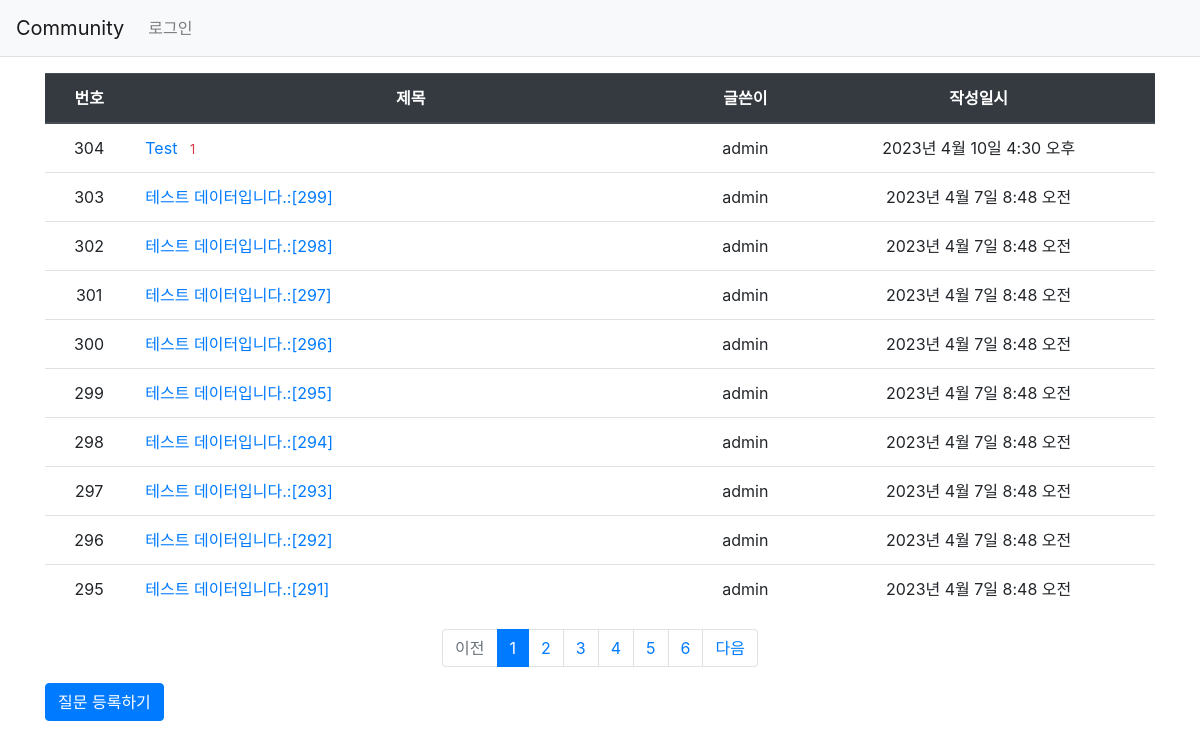
The page / on the database its author committed.
### community/models.py (models this page shows, shortened)
class Question(models.Model):
    author = models.ForeignKey(User, on_delete=models.CASCADE)
    subject = models.CharField(max_length=200)
    content = models.TextField()    #글자수 제한이 없는 데이터
    modify_date = models.DateTimeField(null=True, blank=True)
    create_date = models.DateTimeField()

### community/views.py (the view)
# urls.py: path('', views.index, name='index'),
def index(request):
    page = request.GET.get('page','1')  # 페이지
    question_list = Question.objects.order_by('-create_date')
    paginator = Paginator(question_list, 10)    # 페이지당 10개씩 보여 주기
    page_obj = paginator.get_page(page)
    context = {'question_list': page_obj}
    return render(request,'community/question_list.html', context)

### community/templatetags/community_filter.py (called while the page is built)
@register.filter
def sub(value, arg):
        return value - arg

### templates/community/question_list.html
{% extends 'base.html' %}
{% load community_filter %}
{% block content %}
<div class="container my-3">
    <table class="table">
        <thead>
        <tr class="text-center thead-dark">
            <th>번호</th>
            <th style="width:50%">제목</th>
            <th>글쓴이</th>
            <th>작성일시</th>
        </tr>
        </thead>
        <tbody>
        {% if question_list %}
        {% for question in question_list %}
        <tr class="text-center">
            <td>{{ question_list.paginator.count|sub:question_list.start_index|sub:forloop.counter0|add:1}}</td>
            <td class="text-left">
                <a href="{% url 'community:detail' question.id %}">{{ question.subject }}</a>
                {% if question.answer_set.count > 0 %}
                <span class="text-danger small ml-2">
                    {{ question.answer_set.count }}
                </span>
                {% endif %}
            </td>
            <td>{{ question.author.username }}</td>
            <td>{{ question.create_date }}</td>
        </tr>
        {% endfor %}
        {% else %}
        <tr>
            <td colspan="3">질문이 없습니다.</td>
        </tr>
        {% endif %}
        </tbody>
    </table>
    <ul class="pagination justify-content-center">
        {% if question_list.has_previous %}
        <li class="page-item">
            <a class="page-link" href="?page={{ question_list.previous_page_number }}">이전</a>
        </li>
        {% else %}
        <li class="page-item disabled">
            <a class="page-link" tabindex="-1" aria-disabled="true" href="#">이전</a>
        </li>
        {% endif %}
        {% for page_number in question_list.paginator.page_range %}
        {% if page_number >= question_list.number|add:-5 and page_number <= question_list.number|add:5 %}
            {% if page_number == question_list.number %}
            <li class="page-item active" aria-current="page">
                <a class="page-link" href="?page={{ page_number }}"> {{ page_number }}</a>
            </li>
            {% else %}
            <li class="page-item">
                <a class="page-link" href="?page={{ page_number }}">{{ page_number }}</a>
            </li>
            {% endif %}
        {% endif %}
        {% endfor %}
        {% if question_list.has_next%}
        <li class="page-item">
            <a class="page-link" href="?page={{ question_list.next_page_number }}">다음</a>
        </li>
        {% else %}
        <li class="page-item disabled">
            <a class="page-link" tabindex="-1" aria-disabled="true" href="#">다음</a>
        </li>
        {% endif %}
    </ul>
    <a href ="{% url 'community:question_create' %}" class="btn btn-primary">질문 등록하기</a>
</div>
{% endblock %}

### rows shown on the page
Question: paginator.count|sub "304", subject "Test", answer_set.count "1", author.username "admin", create_date "2023년 4월 10일 4:30 오후"
Question: paginator.count|sub "303", subject "테스트 데이터입니다.:[299]", author.username "admin", create_date "2023년 4월 7일 8:48 오전"
Question: paginator.count|sub "302", subject "테스트 데이터입니다.:[298]", author.username "admin", create_date "2023년 4월 7일 8:48 오전"
Question: paginator.count|sub "301", subject "테스트 데이터입니다.:[297]", author.username "admin", create_date "2023년 4월 7일 8:48 오전"
Question: paginator.count|sub "300", subject "테스트 데이터입니다.:[296]", author.username "admin", create_date "2023년 4월 7일 8:48 오전"
Question: paginator.count|sub "299", subject "테스트 데이터입니다.:[295]", author.username "admin", create_date "2023년 4월 7일 8:48 오전"
Question: paginator.count|sub "298", subject "테스트 데이터입니다.:[294]", author.username "admin", create_date "2023년 4월 7일 8:48 오전"
Question: paginator.count|sub "297", subject "테스트 데이터입니다.:[293]", author.username "admin", create_date "2023년 4월 7일 8:48 오전"
Question: paginator.count|sub "296", subject "테스트 데이터입니다.:[292]", author.username "admin", create_date "2023년 4월 7일 8:48 오전"
Question: paginator.count|sub "295", subject "테스트 데이터입니다.:[291]", author.username "admin", create_date "2023년 4월 7일 8:48 오전"

### other values the page prints
{{ page_number }} "1"
{{ page_number }} "2" "3" "4" "5" "6"
